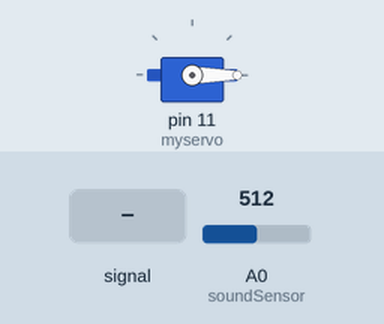
Simulated run of this sketch. Board: Arduino Uno, built with avr-gcc and run on an emulated ATmega328P. Parts: servo. The test bench sets the inputs (shaded band); at power-on: A0 (soundSensor) = 512. What the sketch prints to the serial monitor is not drawn.

Above: at 1.2 s.
1.3 s: A0 (soundSensor) fed a 200 Hz sine of ±255 counts around its level
4.3 s: A0 (soundSensor) set to 900
7.3 s: A0 (soundSensor) set to 1023
At 9.3 s:
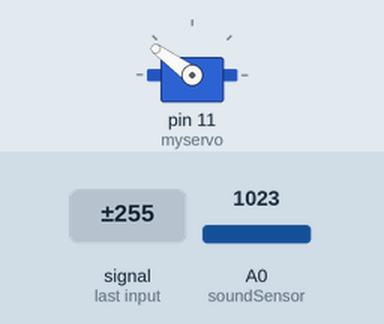
9.9 s: A0 (soundSensor) set to 716
At 12.3 s:
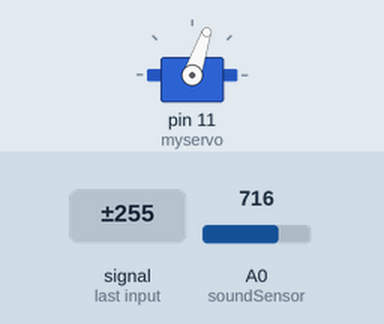
12.9 s: A0 (soundSensor) fed a 1000 Hz sine of ±255 counts around its level
At 15.01 s:
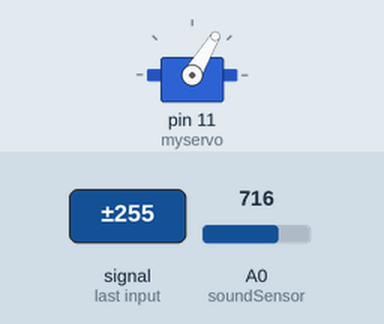
Timing chart, 0 to 16.9 s (numbered marks = the images above; inputs shaded):
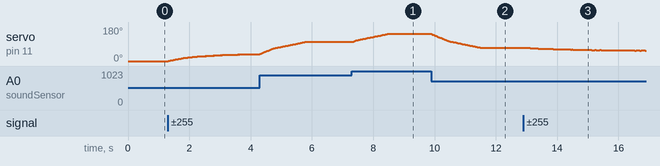

Measured:
- after the input at 7.3 s, servo on pin 11 (myservo): moves from 101° to 144° over 1.2 s, starting at once
- after the input at 9.9 s, servo on pin 11 (myservo): moves from 144° to 71° over 1.6 s, starting at once
- after the input at 12.9 s, servo on pin 11 (myservo): 71° → 70° at once, → 69° 0.10 s later, → 68° 0.10 s later, → 67° 0.10 s later, … (40 changes in this stretch)

The sketch:

SoundSensorMoveServo.ino
```cpp
// Controlling a servo position using a potentiometer (variable resistor)
// by Michal Rinott <http://people.interaction-ivrea.it/m.rinott>

#include <Servo.h>

Servo myservo;  // create servo object to control a servo


int servoPin = 11; // out pin for servo control.
 // analog pin 0 has a pushbutton attached to it. Give it a name:
int soundSensor = A0;
int sensorValue = 0;
int prevSensorValue = 0;
const int bufSiz = 10;
static int micBuf[bufSiz];
int midLevel = 512;
void setup()
{
  myservo.attach(11);  // attaches the servo on pin 9 to the servo object
  Serial.begin(9600);
}

void loop()
{
   // read the input from SoundSensor.


  sensorValue = analogRead(soundSensor);
  sensorValue = abs(sensorValue - midLevel);
  sensorValue = prevSensorValue + (sensorValue - prevSensorValue) * 0.01;

  prevSensorValue = sensorValue;

  // print out the value you read:
  Serial.println(sensorValue);
  int brightness;
  brightness = map(sensorValue,0,512,0,179);            // reads the value of the potentiometer (value between 0 and 1023)
  myservo.write(brightness);                  // sets the servo position according to the scaled value
  delay(10);                           // waits for the servo to get there

  Serial.println(brightness);
}
```
